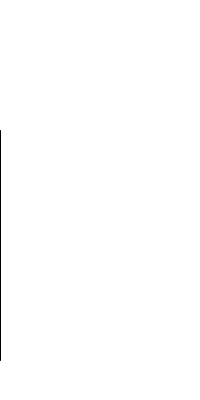
Frame 1 (no input)
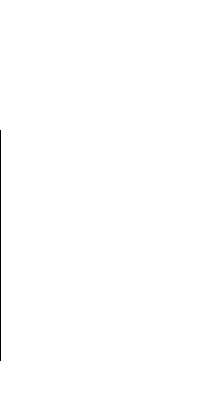
Frame 60 (the mouse pressed at the canvas centre just before this capture)
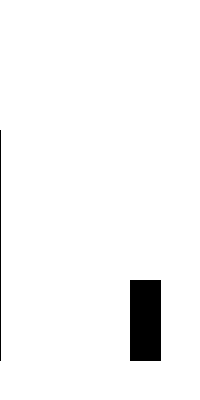
Frame 120 (the mouse held since frame 60 and released just before this capture)

The Processing sketch that drew these frames (run headless with seeded random() and noise(); from frame 60 on, the mouse is pressed at the canvas centre):

// Processing sketch: processing_60071
// ── processing_60071.pde

void setup() {
size(200,400);
noCursor();
background(255);
 
}
 
void draw() {
  //background(200);
   
  if(mousePressed){
    stroke(1.0);
    fill(0);
    rect(130,280,30,80);
  }else{
    fill(255);
    line(mouseX,130,mouseX,360);
  }
  //line(pmouseX,pmouseY,mouseX,mouseY);
   
}
